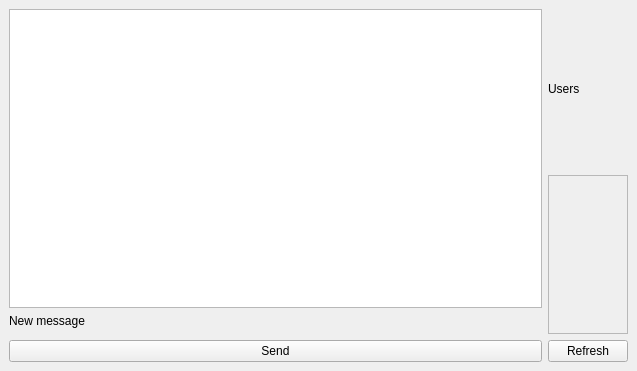
<?xml version="1.0" encoding="UTF-8"?>
<ui version="4.0">
 <class>ChatRoom</class>
 <widget class="QDockWidget" name="ChatRoom">
  <property name="geometry">
   <rect>
    <x>0</x>
    <y>0</y>
    <width>637</width>
    <height>371</height>
   </rect>
  </property>
  <property name="windowTitle">
   <string>ChatRoom</string>
  </property>
  <widget class="QWidget" name="dockWidgetContents">
   <layout class="QHBoxLayout" name="horizontalLayout">
    <item>
     <layout class="QVBoxLayout" name="verticalLayout">
      <item>
       <widget class="QTextEdit" name="teHistory">
        <property name="lineWrapMode">
         <enum>QTextEdit::NoWrap</enum>
        </property>
        <property name="readOnly">
         <bool>true</bool>
        </property>
       </widget>
      </item>
      <item>
       <widget class="QLabel" name="label">
        <property name="text">
         <string>New message</string>
        </property>
       </widget>
      </item>
      <item>
       <widget class="QFrame" name="frmNewMessage">
        <property name="maximumSize">
         <size>
          <width>16777215</width>
          <height>300</height>
         </size>
        </property>
        <property name="frameShape">
         <enum>QFrame::NoFrame</enum>
        </property>
        <property name="frameShadow">
         <enum>QFrame::Plain</enum>
        </property>
        <property name="lineWidth">
         <number>0</number>
        </property>
       </widget>
      </item>
      <item>
       <widget class="QPushButton" name="pbSend">
        <property name="text">
         <string>Send</string>
        </property>
       </widget>
      </item>
     </layout>
    </item>
    <item>
     <layout class="QVBoxLayout" name="vlUsers">
      <item>
       <widget class="QLabel" name="lblUsers">
        <property name="text">
         <string>Users</string>
        </property>
       </widget>
      </item>
      <item>
       <widget class="QFrame" name="frmUsers">
        <property name="maximumSize">
         <size>
          <width>300</width>
          <height>16777215</height>
         </size>
        </property>
        <property name="frameShape">
         <enum>QFrame::StyledPanel</enum>
        </property>
        <property name="frameShadow">
         <enum>QFrame::Raised</enum>
        </property>
       </widget>
      </item>
      <item>
       <widget class="QPushButton" name="pbRefresh">
        <property name="text">
         <string>Refresh</string>
        </property>
       </widget>
      </item>
     </layout>
    </item>
   </layout>
  </widget>
 </widget>
 <resources/>
 <connections/>
</ui>
